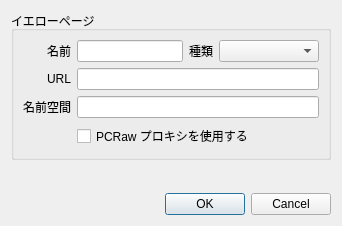
<ui version="4.0" >
 <class>YellowPageDialog</class>
 <widget class="QDialog" name="YellowPageDialog" >
  <property name="geometry" >
   <rect>
    <x>0</x>
    <y>0</y>
    <width>338</width>
    <height>226</height>
   </rect>
  </property>
  <property name="windowTitle" >
   <string>イエローページの編集</string>
  </property>
  <layout class="QVBoxLayout" >
   <item>
    <widget class="QGroupBox" name="groupBox" >
     <property name="minimumSize" >
      <size>
       <width>320</width>
       <height>0</height>
      </size>
     </property>
     <property name="title" >
      <string>イエローページ</string>
     </property>
     <property name="flat" >
      <bool>true</bool>
     </property>
     <layout class="QGridLayout" >
      <item row="0" column="0" >
       <widget class="QLabel" name="label" >
        <property name="sizePolicy" >
         <sizepolicy vsizetype="Preferred" hsizetype="Minimum" >
          <horstretch>0</horstretch>
          <verstretch>0</verstretch>
         </sizepolicy>
        </property>
        <property name="text" >
         <string>名前</string>
        </property>
        <property name="alignment" >
         <set>Qt::AlignRight|Qt::AlignTrailing|Qt::AlignVCenter</set>
        </property>
       </widget>
      </item>
      <item row="0" column="1" >
       <widget class="QLineEdit" name="nameEdit" >
        <property name="sizePolicy" >
         <sizepolicy vsizetype="Fixed" hsizetype="Expanding" >
          <horstretch>0</horstretch>
          <verstretch>0</verstretch>
         </sizepolicy>
        </property>
       </widget>
      </item>
      <item row="0" column="2" >
       <widget class="QLabel" name="label_4" >
        <property name="sizePolicy" >
         <sizepolicy vsizetype="Preferred" hsizetype="Minimum" >
          <horstretch>0</horstretch>
          <verstretch>0</verstretch>
         </sizepolicy>
        </property>
        <property name="text" >
         <string>種類</string>
        </property>
        <property name="alignment" >
         <set>Qt::AlignRight|Qt::AlignTrailing|Qt::AlignVCenter</set>
        </property>
       </widget>
      </item>
      <item row="0" column="3" >
       <widget class="QComboBox" name="typeComboBox" >
        <property name="sizePolicy" >
         <sizepolicy vsizetype="Preferred" hsizetype="Expanding" >
          <horstretch>0</horstretch>
          <verstretch>0</verstretch>
         </sizepolicy>
        </property>
        <property name="minimumSize" >
         <size>
          <width>100</width>
          <height>0</height>
         </size>
        </property>
       </widget>
      </item>
      <item row="1" column="0" >
       <widget class="QLabel" name="label_2" >
        <property name="sizePolicy" >
         <sizepolicy vsizetype="Preferred" hsizetype="Minimum" >
          <horstretch>0</horstretch>
          <verstretch>0</verstretch>
         </sizepolicy>
        </property>
        <property name="text" >
         <string>URL</string>
        </property>
        <property name="alignment" >
         <set>Qt::AlignRight|Qt::AlignTrailing|Qt::AlignVCenter</set>
        </property>
       </widget>
      </item>
      <item row="1" column="1" colspan="3" >
       <widget class="QLineEdit" name="urlEdit" />
      </item>
      <item row="2" column="0" >
       <widget class="QLabel" name="label_3" >
        <property name="sizePolicy" >
         <sizepolicy vsizetype="Preferred" hsizetype="Minimum" >
          <horstretch>0</horstretch>
          <verstretch>0</verstretch>
         </sizepolicy>
        </property>
        <property name="text" >
         <string>名前空間</string>
        </property>
        <property name="alignment" >
         <set>Qt::AlignRight|Qt::AlignTrailing|Qt::AlignVCenter</set>
        </property>
       </widget>
      </item>
      <item row="2" column="1" colspan="3" >
       <widget class="QLineEdit" name="nameSpaceEdit" >
        <property name="toolTip" >
         <string comment="複数指定する場合は | (パイプ) で区切ってください。" >複数指定する場合は | (バーティカルバー/縦線) で区切ってください。</string>
        </property>
       </widget>
      </item>
      <item row="3" column="1" colspan="3" >
       <widget class="QCheckBox" name="usePCRawProxyCheckBox" >
        <property name="text" >
         <string>PCRaw プロキシを使用する</string>
        </property>
       </widget>
      </item>
     </layout>
    </widget>
   </item>
   <item>
    <spacer>
     <property name="orientation" >
      <enum>Qt::Vertical</enum>
     </property>
     <property name="sizeHint" >
      <size>
       <width>320</width>
       <height>16</height>
      </size>
     </property>
    </spacer>
   </item>
   <item>
    <widget class="QDialogButtonBox" name="buttonBox" >
     <property name="orientation" >
      <enum>Qt::Horizontal</enum>
     </property>
     <property name="standardButtons" >
      <set>QDialogButtonBox::Cancel|QDialogButtonBox::NoButton|QDialogButtonBox::Ok</set>
     </property>
    </widget>
   </item>
  </layout>
 </widget>
 <resources/>
 <connections>
  <connection>
   <sender>buttonBox</sender>
   <signal>accepted()</signal>
   <receiver>YellowPageDialog</receiver>
   <slot>accept()</slot>
   <hints>
    <hint type="sourcelabel" >
     <x>257</x>
     <y>210</y>
    </hint>
    <hint type="destinationlabel" >
     <x>157</x>
     <y>274</y>
    </hint>
   </hints>
  </connection>
  <connection>
   <sender>buttonBox</sender>
   <signal>rejected()</signal>
   <receiver>YellowPageDialog</receiver>
   <slot>reject()</slot>
   <hints>
    <hint type="sourcelabel" >
     <x>325</x>
     <y>210</y>
    </hint>
    <hint type="destinationlabel" >
     <x>286</x>
     <y>274</y>
    </hint>
   </hints>
  </connection>
 </connections>
</ui>
